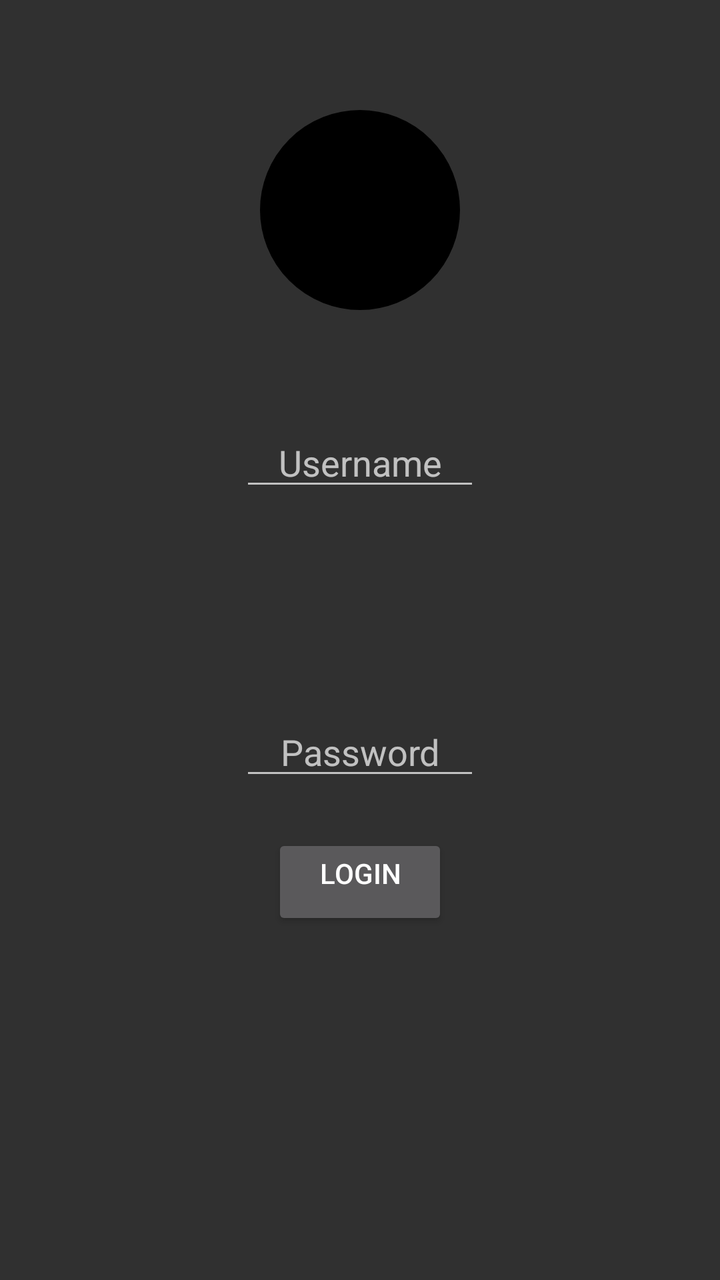
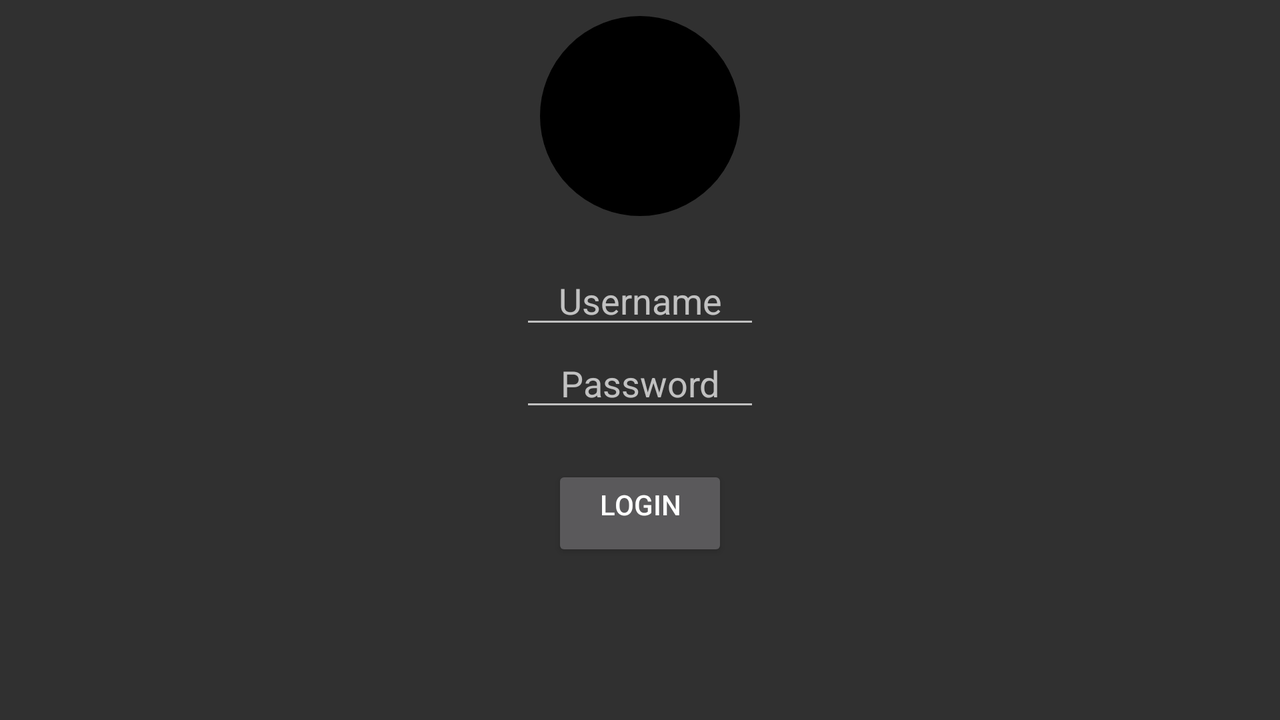

An Android layout and its configuration variant, each rendered on a device that would load it. The default file and the variant file are quoted in full after the pictures.
<!-- AndroidManifest.xml: application theme AppTheme -->
<!-- res/layout/login_fragment.xml -->
<?xml version="1.0" encoding="utf-8"?>
<android.support.constraint.ConstraintLayout
    xmlns:android="http://schemas.android.com/apk/res/android"
    xmlns:app="http://schemas.android.com/apk/res-auto"
    xmlns:tools="http://schemas.android.com/tools"
    android:layout_width="match_parent"
    android:layout_height="match_parent"
    android:orientation="vertical"
    tools:context="com.example.dj_15.myapplication.MainActivity" >



    <ImageView
        android:id="@+id/imageView"
        android:layout_width="wrap_content"
        android:layout_height="wrap_content"
        android:adjustViewBounds="false"
        android:background="@drawable/imageview_design"
        android:scaleType="center"
        android:visibility="visible"
        app:layout_constraintBottom_toTopOf="@+id/username"
        android:layout_marginTop="55dp"
        app:layout_constraintLeft_toLeftOf="parent"
        app:layout_constraintTop_toTopOf="parent"
        app:layout_constraintVertical_bias="0.0"
        app:layout_constraintRight_toRightOf="parent" />


    <EditText
        android:id="@+id/username"
        android:layout_width="120dp"
        android:layout_height="wrap_content"
        android:layout_marginTop="209dp"
        android:gravity="center_horizontal"
        android:hint="Username"
        android:textAlignment="center"
        android:visibility="visible"
        app:layout_constraintLeft_toLeftOf="parent"
        app:layout_constraintRight_toRightOf="parent"
        app:layout_constraintTop_toTopOf="parent"
        tools:layout_constraintLeft_creator="1"
        tools:layout_constraintRight_creator="1" />


    <EditText
        android:id="@+id/password"
        android:layout_width="120dp"
        android:layout_height="wrap_content"
        android:gravity="center_horizontal"
        android:inputType="textPassword"
        android:hint="Password"
        android:textAlignment="center"
        app:layout_constraintBottom_toBottomOf="parent"
        app:layout_constraintLeft_toLeftOf="parent"
        app:layout_constraintRight_toRightOf="parent"
        app:layout_constraintTop_toTopOf="parent"
        tools:layout_constraintTop_creator="1"
        tools:layout_constraintRight_creator="1"
        tools:layout_constraintBottom_creator="1"
        tools:layout_constraintLeft_creator="1"
        app:layout_constraintVertical_bias="0.591" />


    <Button
        android:id="@+id/login"
        android:layout_width="wrap_content"
        android:layout_height="wrap_content"
        android:gravity="center_horizontal"
        android:text="login"
        app:layout_constraintLeft_toLeftOf="@+id/password"
        app:layout_constraintRight_toRightOf="@+id/password"
        app:layout_constraintTop_toBottomOf="@+id/password"
        tools:layout_constraintLeft_creator="1"
        tools:layout_constraintRight_creator="1"
        tools:layout_constraintTop_creator="1"
        android:layout_marginTop="22dp" />


</android.support.constraint.ConstraintLayout>
<!-- resources referenced by this layout -->
<resources>
  <!-- drawable imageview_design (drawable) -->
  <?xml version="1.0" encoding="utf-8"?>
  <shape xmlns:android="http://schemas.android.com/apk/res/android"
      android:shape="oval"
      android:tint="@color/colorPrimaryDark">
  
  
      <stroke
          android:width="2dp"/>
  
      <size
          android:width="100dp"
          android:height="100dp"/>
  
  
  </shape>
  <style name="AppTheme" parent="Theme.AppCompat.NoActionBar">
          
          <item name="colorPrimary">@color/colorPrimary</item>
          <item name="colorPrimaryDark">@color/colorPrimaryDark</item>
          <item name="colorAccent">@color/accent_material_dark</item>
      </style>
  <color name="colorPrimaryDark">#000000</color>
  <color name="colorPrimary">#26a3a8</color>
</resources>
<!-- res/layout-land/login_fragment.xml (the repository's variant of the layout above) -->
<!-- drawn on the phone turned sideways -->
<?xml version="1.0" encoding="utf-8"?>
<android.support.constraint.ConstraintLayout
    xmlns:android="http://schemas.android.com/apk/res/android"
    xmlns:app="http://schemas.android.com/apk/res-auto"
    xmlns:tools="http://schemas.android.com/tools"
    android:layout_width="match_parent"
    android:layout_height="match_parent"
    android:orientation="horizontal"
    tools:context="com.example.dj_15.myapplication.MainActivity" >

    <ImageView
        android:id="@+id/imageView"
        android:layout_width="wrap_content"
        android:layout_height="wrap_content"
        android:adjustViewBounds="false"
        android:background="@drawable/imageview_design"
        android:cropToPadding="false"
        android:scaleType="center"
        android:src="@mipmap/ic_launcher"
        android:visibility="visible"
        app:layout_constraintBottom_toTopOf="@+id/username"

        app:layout_constraintLeft_toLeftOf="parent"
        app:layout_constraintTop_toTopOf="parent"
        app:layout_constraintVertical_bias="0.0"
        app:layout_constraintRight_toRightOf="parent"
        app:layout_constraintVertical_chainStyle="spread"
        android:layout_marginTop="8dp" />

    <EditText
        android:id="@+id/username"
        android:layout_width="120dp"
        android:layout_height="wrap_content"
        android:layout_marginTop="20dp"
        android:gravity="center_horizontal"
        android:hint="Username"
        android:textAlignment="center"
        android:visibility="visible"
        app:layout_constraintTop_toBottomOf="@+id/imageView"
        app:layout_constraintLeft_toLeftOf="parent"
        app:layout_constraintRight_toRightOf="parent"
        app:layout_constraintBottom_toTopOf="@+id/password"/>


    <EditText
        android:id="@+id/password"
        android:layout_width="120dp"
        android:layout_height="wrap_content"
        android:gravity="center_horizontal"
        android:inputType="textPassword"
        android:hint="Password"
        android:textAlignment="center"
        app:layout_constraintBottom_toTopOf="@+id/login"
        app:layout_constraintLeft_toLeftOf="parent"
        app:layout_constraintRight_toRightOf="parent"
        app:layout_constraintTop_toBottomOf="@+id/username"
         />


    <Button
        android:id="@+id/login"
        android:layout_width="wrap_content"
        android:layout_height="wrap_content"
        android:gravity="center_horizontal"
        android:text="login"
        app:layout_constraintLeft_toLeftOf="parent"
        app:layout_constraintRight_toRightOf="parent"
        app:layout_constraintTop_toBottomOf="@+id/password"
        android:layout_marginTop="22dp" />


</android.support.constraint.ConstraintLayout>
